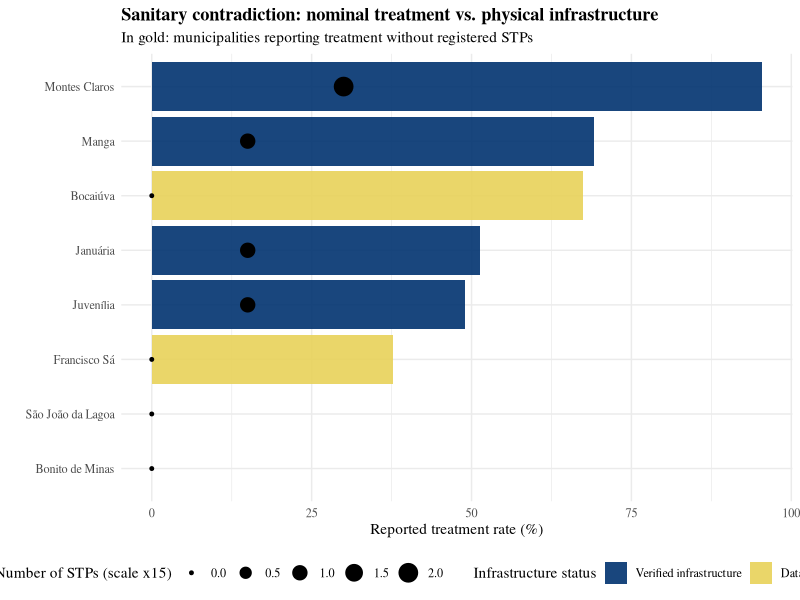

This figure's R source:
library(ggplot2)

# 1. Data Preparation
data_comparison <- data.frame(
  Municipality = c("Montes Claros", "Bocaiúva", "Francisco Sá", "Januária", "Manga", "Juvenília", "Bonito de Minas", "São João da Lagoa"),
  Reported_Treatment = c(95.4, 67.5, 37.7, 51.4, 69.1, 49.0, 0, 0),
  Physical_STPs = c(2, 0, 0, 1, 1, 1, 0, 0)
)

# 2. Plot with Serif Font and Brand Colors
ggplot(data_comparison, aes(x = reorder(Municipality, Reported_Treatment))) +
  geom_bar(aes(y = Reported_Treatment, fill = (Physical_STPs == 0)), stat = "identity", alpha = 0.9) +
  geom_point(aes(y = Physical_STPs * 15, size = Physical_STPs), color = "black") +
  scale_fill_manual(values = c("FALSE" = "#00326f", "TRUE" = "#e7d159"), 
                    labels = c("Verified infrastructure", "Data inconsistency (no STP)")) +
  coord_flip() +
  theme_minimal(base_family = "serif") + # Ensuring Serif font
  labs(
    title = "Sanitary contradiction: nominal treatment vs. physical infrastructure",
    subtitle = "In gold: municipalities reporting treatment without registered STPs",
    x = "", y = "Reported treatment rate (%)",
    fill = "Infrastructure status",
    size = "Number of STPs (scale x15)"
  ) +
  theme(
    legend.position = "bottom",
    text = element_text(family = "serif"),
    plot.title = element_text(face = "bold")
  )
